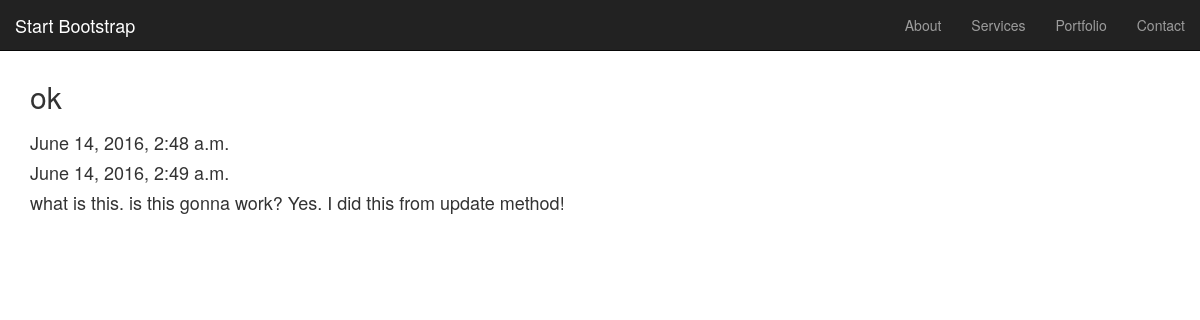
The page /posts/9/ on the database its author committed.
### posts/models.py (models this page shows, shortened)
class Post(models.Model):
    title = models.CharField(max_length=120)
    content = models.TextField()
    timestamp = models.DateTimeField(auto_now=False, auto_now_add=True)
    updated = models.DateTimeField(auto_now=True, auto_now_add=False)

### posts/views.py (the view)
# urls.py: url(r'^(?P<pk>\d+)/$', views.post_detail, name="detail"),
def post_detail(request, pk=None):
    instance = get_object_or_404(models.Post, id=pk)
    return render(request, "posts/detail.html", {"instance":instance})

### posts/templates/posts/detail.html (shortened to what this page needs)
<!DOCTYPE html>
<html lang="en">
<head>
    <link rel="stylesheet" href="https://maxcdn.bootstrapcdn.com/bootstrap/3.3.6/css/bootstrap.min.css" type="text/css">
</head>
<body id="page-top" class="container">
    <nav id="mainNav" class="navbar navbar-inverse navbar-fixed-top">
        <div class="container-fluid">
            <div class="navbar-header ">
                <a class="navbar-brand page-scroll" href="#page-top">Start Bootstrap</a>
            </div>
            <div class="collapse navbar-collapse" id="bs-example-navbar-collapse-1">
                <ul class="nav navbar-nav navbar-right">
                    <li>
                        <a class="page-scroll" href="#about">About</a>
                    </li>
                    <li>
                        <a class="page-scroll" href="#services">Services</a>
                    </li>
                    <li>
                        <a class="page-scroll" href="#portfolio">Portfolio</a>
                    </li>
                    <li>
                        <a class="page-scroll" href="#contact">Contact</a>
                    </li>
                </ul>
            </div>
        </div>
    </nav>
    <div>
        <div >
            <div >
              <h2>{{instance.title}}<h2>
                <h4>{{instance.timestamp}}</h4>
                <h4>{{instance.updated}}</h4>
                <h4>{{instance.content}}</h4>
              </html>
</body>
</html>

### rows shown on the page
Post: title "ok", timestamp "June 14, 2016, 2:48 a.m.", updated "June 14, 2016, 2:49 a.m.", content "what is this. is this gonna work? Yes. I did this from update method!"
